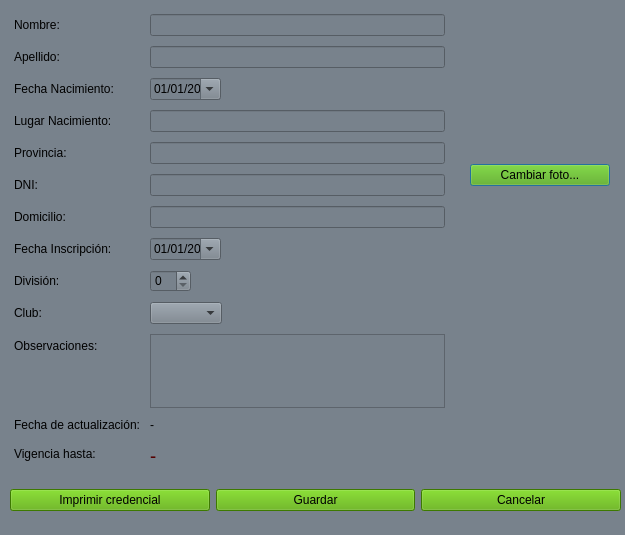
<?xml version="1.0" encoding="UTF-8"?>
<ui version="4.0">
 <class>player_edit</class>
 <widget class="QDialog" name="player_edit">
  <property name="geometry">
   <rect>
    <x>0</x>
    <y>0</y>
    <width>625</width>
    <height>535</height>
   </rect>
  </property>
  <property name="windowTitle">
   <string>Datos del jugador</string>
  </property>
  <property name="styleSheet">
   <string notr="true">background-color: rgb(120, 130, 140);</string>
  </property>
  <widget class="QWidget" name="gridLayoutWidget">
   <property name="geometry">
    <rect>
     <x>9</x>
     <y>9</y>
     <width>611</width>
     <height>465</height>
    </rect>
   </property>
   <layout class="QGridLayout" name="gridLayout">
    <property name="spacing">
     <number>10</number>
    </property>
    <item row="0" column="0">
     <layout class="QFormLayout" name="formLayout">
      <property name="fieldGrowthPolicy">
       <enum>QFormLayout::ExpandingFieldsGrow</enum>
      </property>
      <property name="margin">
       <number>5</number>
      </property>
      <item row="0" column="0">
       <widget class="QLabel" name="label_2">
        <property name="text">
         <string>Nombre:</string>
        </property>
       </widget>
      </item>
      <item row="0" column="1">
       <widget class="QLineEdit" name="line_nombre"/>
      </item>
      <item row="2" column="0">
       <widget class="QLabel" name="label_3">
        <property name="text">
         <string>Apellido:</string>
        </property>
       </widget>
      </item>
      <item row="2" column="1">
       <widget class="QLineEdit" name="line_apellido"/>
      </item>
      <item row="3" column="0">
       <widget class="QLabel" name="label_4">
        <property name="text">
         <string>Fecha Nacimiento:</string>
        </property>
       </widget>
      </item>
      <item row="3" column="1">
       <widget class="QDateEdit" name="date_fecha_nac">
        <property name="buttonSymbols">
         <enum>QAbstractSpinBox::NoButtons</enum>
        </property>
        <property name="displayFormat">
         <string>dd/MM/yyyy</string>
        </property>
        <property name="calendarPopup">
         <bool>true</bool>
        </property>
       </widget>
      </item>
      <item row="4" column="0">
       <widget class="QLabel" name="label_5">
        <property name="text">
         <string>Lugar Nacimiento:</string>
        </property>
       </widget>
      </item>
      <item row="4" column="1">
       <widget class="QLineEdit" name="line_lugar_nac">
        <property name="cursorMoveStyle">
         <enum>Qt::LogicalMoveStyle</enum>
        </property>
       </widget>
      </item>
      <item row="5" column="0">
       <widget class="QLabel" name="label_6">
        <property name="text">
         <string>Provincia:</string>
        </property>
       </widget>
      </item>
      <item row="6" column="0">
       <widget class="QLabel" name="label_7">
        <property name="text">
         <string>DNI:</string>
        </property>
       </widget>
      </item>
      <item row="6" column="1">
       <widget class="QLineEdit" name="line_dni">
        <property name="inputMethodHints">
         <set>Qt::ImhDigitsOnly</set>
        </property>
       </widget>
      </item>
      <item row="7" column="0">
       <widget class="QLabel" name="label_8">
        <property name="text">
         <string>Domicilio:</string>
        </property>
       </widget>
      </item>
      <item row="7" column="1">
       <widget class="QLineEdit" name="line_domicilio"/>
      </item>
      <item row="8" column="0">
       <widget class="QLabel" name="label_9">
        <property name="text">
         <string>Fecha Inscripción:</string>
        </property>
       </widget>
      </item>
      <item row="8" column="1">
       <widget class="QDateEdit" name="date_fecha_incripcion">
        <property name="buttonSymbols">
         <enum>QAbstractSpinBox::NoButtons</enum>
        </property>
        <property name="displayFormat">
         <string>dd/MM/yyyy</string>
        </property>
        <property name="calendarPopup">
         <bool>true</bool>
        </property>
       </widget>
      </item>
      <item row="9" column="0">
       <widget class="QLabel" name="label_10">
        <property name="text">
         <string>División:</string>
        </property>
       </widget>
      </item>
      <item row="9" column="1">
       <widget class="QSpinBox" name="pin_division"/>
      </item>
      <item row="11" column="0">
       <widget class="QLabel" name="label_11">
        <property name="text">
         <string>Observaciones:</string>
        </property>
       </widget>
      </item>
      <item row="11" column="1">
       <widget class="QTextEdit" name="txt_observaciones"/>
      </item>
      <item row="12" column="0">
       <widget class="QLabel" name="label_12">
        <property name="text">
         <string>Fecha de actualización:</string>
        </property>
       </widget>
      </item>
      <item row="12" column="1">
       <widget class="QLabel" name="lbl_fecha_renovacion">
        <property name="text">
         <string>-</string>
        </property>
       </widget>
      </item>
      <item row="13" column="0">
       <widget class="QLabel" name="label_14">
        <property name="text">
         <string>Vigencia hasta:</string>
        </property>
       </widget>
      </item>
      <item row="13" column="1">
       <widget class="QLabel" name="lbl_fecha_vigencia">
        <property name="font">
         <font>
          <family>Arial Sans</family>
          <pointsize>14</pointsize>
          <weight>9</weight>
          <italic>false</italic>
          <bold>false</bold>
         </font>
        </property>
        <property name="styleSheet">
         <string notr="true">font: 75 14pt &quot;Arial Sans&quot;;
color: rgb(85, 0, 0);</string>
        </property>
        <property name="text">
         <string>-</string>
        </property>
       </widget>
      </item>
      <item row="5" column="1">
       <widget class="QLineEdit" name="line_provincia"/>
      </item>
      <item row="10" column="0">
       <widget class="QLabel" name="label">
        <property name="text">
         <string>Club:</string>
        </property>
       </widget>
      </item>
      <item row="10" column="1">
       <widget class="QComboBox" name="cmb_clubes"/>
      </item>
     </layout>
    </item>
    <item row="0" column="1">
     <layout class="QVBoxLayout" name="verticalLayout">
      <property name="spacing">
       <number>5</number>
      </property>
      <property name="margin">
       <number>10</number>
      </property>
      <item>
       <widget class="QLabel" name="lbl_photo_player">
        <property name="minimumSize">
         <size>
          <width>140</width>
          <height>140</height>
         </size>
        </property>
        <property name="maximumSize">
         <size>
          <width>140</width>
          <height>140</height>
         </size>
        </property>
        <property name="text">
         <string/>
        </property>
        <property name="pixmap">
         <pixmap resource="../resources.qrc">:/images/asserts/default-user.png</pixmap>
        </property>
        <property name="scaledContents">
         <bool>true</bool>
        </property>
        <property name="alignment">
         <set>Qt::AlignCenter</set>
        </property>
       </widget>
      </item>
      <item>
       <widget class="QPushButton" name="btn_change_photo">
        <property name="styleSheet">
         <string notr="true">background-color: rgb(85, 170, 0);</string>
        </property>
        <property name="text">
         <string>Cambiar foto...</string>
        </property>
       </widget>
      </item>
      <item>
       <spacer name="verticalSpacer">
        <property name="orientation">
         <enum>Qt::Vertical</enum>
        </property>
        <property name="sizeHint" stdset="0">
         <size>
          <width>20</width>
          <height>40</height>
         </size>
        </property>
       </spacer>
      </item>
     </layout>
    </item>
   </layout>
  </widget>
  <widget class="QWidget" name="horizontalLayoutWidget">
   <property name="geometry">
    <rect>
     <x>10</x>
     <y>480</y>
     <width>611</width>
     <height>41</height>
    </rect>
   </property>
   <layout class="QHBoxLayout" name="horizontalLayout">
    <item>
     <widget class="QPushButton" name="btn_print_card">
      <property name="styleSheet">
       <string notr="true">background-color: rgb(85, 170, 0);</string>
      </property>
      <property name="text">
       <string>Imprimir credencial</string>
      </property>
     </widget>
    </item>
    <item>
     <widget class="QPushButton" name="btn_save">
      <property name="styleSheet">
       <string notr="true">background-color: rgb(85, 170, 0);</string>
      </property>
      <property name="text">
       <string>Guardar</string>
      </property>
     </widget>
    </item>
    <item>
     <widget class="QPushButton" name="btn_cancel">
      <property name="styleSheet">
       <string notr="true">background-color: rgb(85, 170, 0);</string>
      </property>
      <property name="text">
       <string>Cancelar</string>
      </property>
     </widget>
    </item>
   </layout>
  </widget>
 </widget>
 <tabstops>
  <tabstop>line_nombre</tabstop>
  <tabstop>line_apellido</tabstop>
  <tabstop>date_fecha_nac</tabstop>
  <tabstop>line_lugar_nac</tabstop>
  <tabstop>line_provincia</tabstop>
  <tabstop>line_dni</tabstop>
  <tabstop>line_domicilio</tabstop>
  <tabstop>date_fecha_incripcion</tabstop>
  <tabstop>pin_division</tabstop>
  <tabstop>cmb_clubes</tabstop>
  <tabstop>txt_observaciones</tabstop>
  <tabstop>btn_change_photo</tabstop>
  <tabstop>btn_save</tabstop>
  <tabstop>btn_cancel</tabstop>
  <tabstop>btn_print_card</tabstop>
 </tabstops>
 <resources>
  <include location="../resources.qrc"/>
 </resources>
 <connections/>
</ui>
